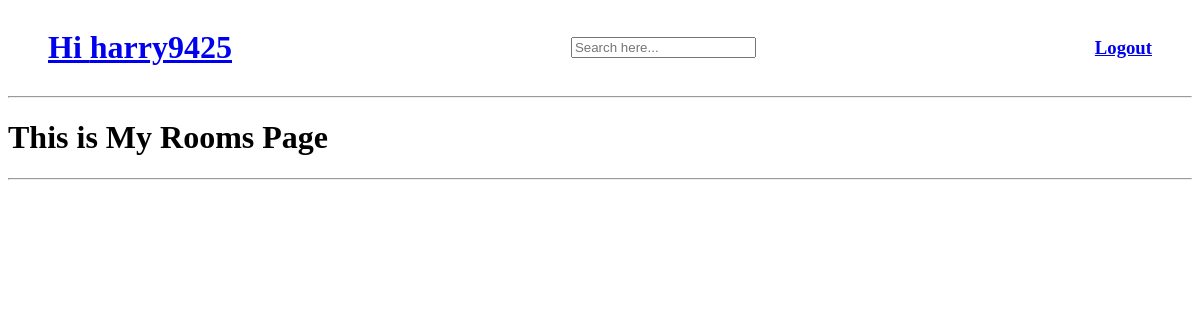
The page /my-rooms/ (signed in) on the database as committed earlier.
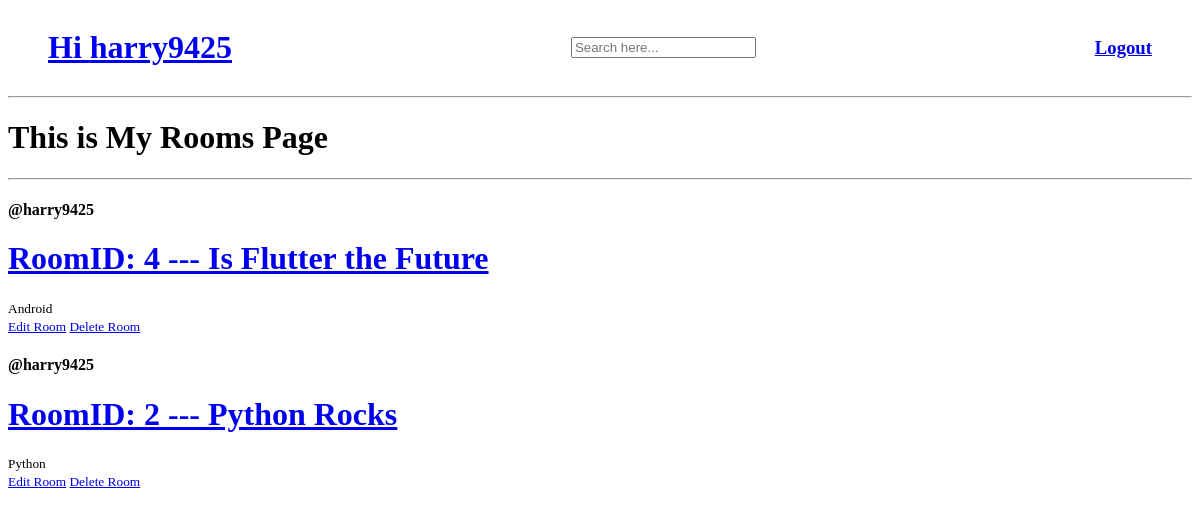
The same page on the database as committed later.
### base/models.py (models this page shows, shortened)
class Room(models.Model):
    host=models.ForeignKey(User,on_delete=models.SET_NULL,null=True)
    topic=models.ForeignKey(Topic, on_delete=models.SET_NULL,null=True)
    name=models.CharField(max_length=100)
    description=models.CharField(max_length=500,null=True)
    created=models.DateTimeField(auto_now_add=True)
    updated=models.DateTimeField(auto_now=True)
    participants=models.ManyToManyField(User,related_name="participants",blank=True)
    class Meta:
        ordering=['-updated','-created']

class Topic(models.Model):
    name=models.CharField(max_length=30)

### base/views.py (the view)
# urls.py: path("my-rooms/",views.my_room,name="my-room"),
@login_required(login_url='login')
def my_room(request):
    user=request.user
    getuser=User.objects.get(username=user)
    myrooms=Room.objects.filter(host=getuser)
    context={'myrooms':myrooms}
    return render(request,'base/myroom.html',context)

### base/templates/base/myroom.html
{% extends "main.html" %}
{% block content %}
<h1>
    This is My Rooms Page
</h1>
<div>
    <div>
        <hr>
        {% for x in myrooms %}
            <div>
                <h4>@{{x.host.username}}</h4>
                <h1>
                    <a href="{% url 'room' x.id %}">
                        RoomID: {{x.id}} --- {{x.name}}
                    </a>
                </h1>
                <small>{{x.topic.name}}</small><br>
                <small><a href='{% url "update-room" x.id%}'>Edit Room</a>
                    <a href='{% url "delete-room" x.id%}'>Delete Room</a>
                </small>
            </div>
        {% endfor %}
    </div>
</div>
{% endblock content %}

Rows that differ between the two databases and show on the page:
added Room: host.username "harry9425", id "4", name "Is Flutter the Future", topic.name "Android"
now on this page (row edited): Room: host.username "harry9425", id "2", name "Python Rocks", topic.name "Python"
